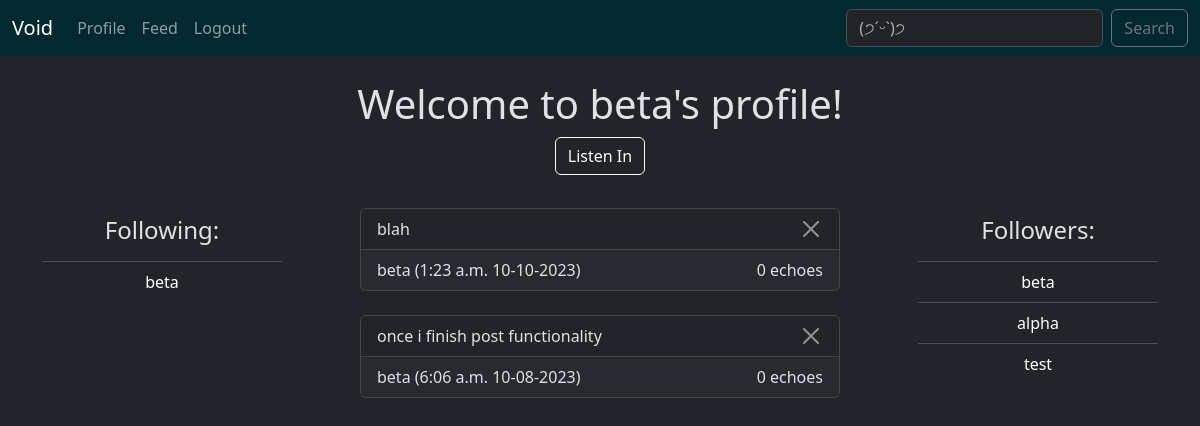
/profile/beta (signed in), run on an earlier commit of the app's database.
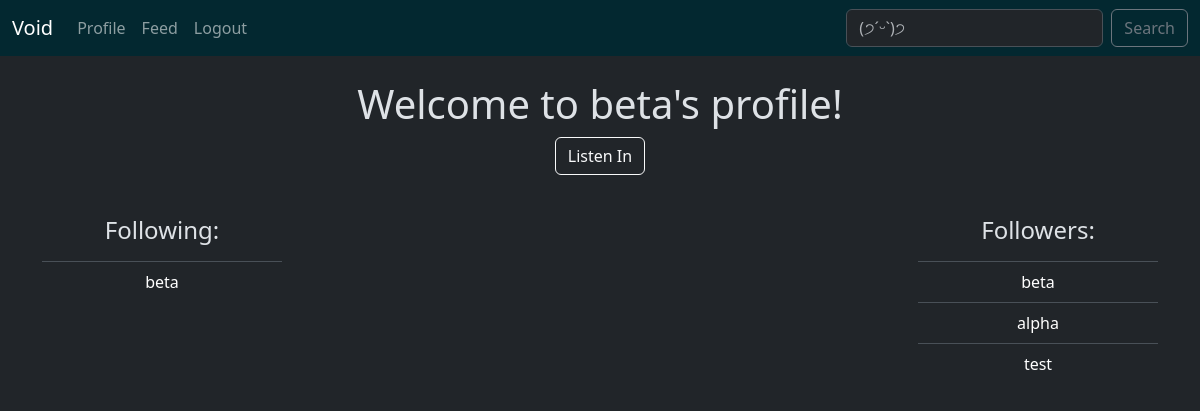
And on a later commit of the database.
### twitclone/models.py (models this page shows)
class Profile(models.Model):
    user = models.OneToOneField(User, on_delete=models.CASCADE, related_name="profile_user")
    follows = models.ManyToManyField("self",
        related_name="followed_by",
        symmetrical=False,
        blank=True)
    def __str__(self):
        return self.user.username

class Post(models.Model):
    post = models.CharField(max_length=300)
    post_time = models.DateTimeField(auto_now_add=True)
    likes = models.ManyToManyField(Profile,
        related_name="likes",
        blank=True)
    poster = models.ForeignKey(Profile, on_delete=models.CASCADE)
    def __str__(self):
        return (
            f"{self.id} "
            f"{self.poster} "
            f"({self.post_time:%I:%M %p %m-%d-%Y})"
        )

### twitclone/views.py (the view)
# urls.py: path('profile/<str:profile_name>', views.profile, name='profile'),
@login_required
def profile(request, profile_name):
    if Profile.objects.filter(user__username=profile_name).exists():
        profile = Profile.objects.get(user__username=profile_name)
        if request.method == "POST":
            if "follow" in request.POST:
                request.user.profile_user.follows.add(profile)
            elif "delete_post" in request.POST:
                post_id = request.POST["delete_post"].split(" ")[0]
                Post.objects.get(id=int(post_id)).delete()
        context = { "name": request.user, "my_posts": Post.objects.filter(poster__user__username=profile_name).order_by("-post_time"), "profile": profile }
        return render(request, 'twitclone/profile.html', context)
    else:
        raise Http404()

### twitclone/templates/twitclone/profile.html (shortened to what this page needs)
{% extends 'twitclone/base.html' %}
{% block content %}
<h1 class="text-center">
    Welcome to {{ profile.user.profile_user }}'s profile!
    {% if profile.user.profile_user != name.profile_user %}
        <form method=POST>
            <button type="submit" class="ml-5 btn btn-outline-light" name="follow" value="follow">Listen In</button>
         </form>
    {% endif %}
</h1>
<div class="d-flex flex-row justify-content-between">
    <div class="text-center mt-4" style="width: 15rem;">
        <ul class="list-group list-group-flush">
            <li class="list-group-item">
                <h4>Following: </h4>
            </li>
            {% for following in profile.follows.all %}
                <li class="list-group-item">
                    <a class="link-body-emphasis link-offset-3 link-underline-opacity-0 link-underline-opacity-0-hover"
                    href="{% url 'profile' profile_name=following.user.profile_user %}">
                        {{ following }}
                    </a>
                </li>
            {% endfor %}
        </ul>
    </div>
    <div class="mt-4">
        {% for post in my_posts %}
        <form id="delete_post_form" action="" method="POST">
            <div class="card " style="width: 30rem;">
                <ul class="list-group list-group-flush">
                    <li class="list-group-item">{{ post.post }}
                        <button type="submit" class="btn-close btn-sm float-end" name="delete_post" value="{{ post }}"></button>
                    </li>
                </ul>
                <div class="card-footer">
                    {{ post.poster }} ({{ post.post_time|date:'g:i a m-d-Y' }})
                    {% if post.likes.count == 1 %}
                        <text class="float-end pr-3">1 echo
                    {% else %}
                        <text class="float-end">{{ post.likes.count }} echoes
                    {% endif %}
                </div>
            </div>
        </form>
            <br/>
        {% endfor %}
    </div>
    <div class="text-center mt-4" style="width: 15rem;">
        <ul class="list-group list-group-flush">
            <li class="list-group-item">
                <h4>Followers: </h4>
            </li>
            {% for following in profile.followed_by.all %}
                <li class="list-group-item">
                    <a class="link-body-emphasis link-offset-3 link-underline-opacity-0 link-underline-opacity-0-hover"
                    href="{% url 'profile' profile_name=following.user.profile_user %}">
                        {{ following }}
                    </a>
                </li>
            {% endfor %}
        </ul>
    </div>
</div>
{% endblock %}

What changed in the data, as far as the page shows it:
removed Post: post "blah", poster "beta", post_time "1:23 a.m. 10-10-2023", likes.count "0"
removed Post: post "once i finish post functionality", poster "beta", post_time "6:06 a.m. 10-08-2023", likes.count "0"
